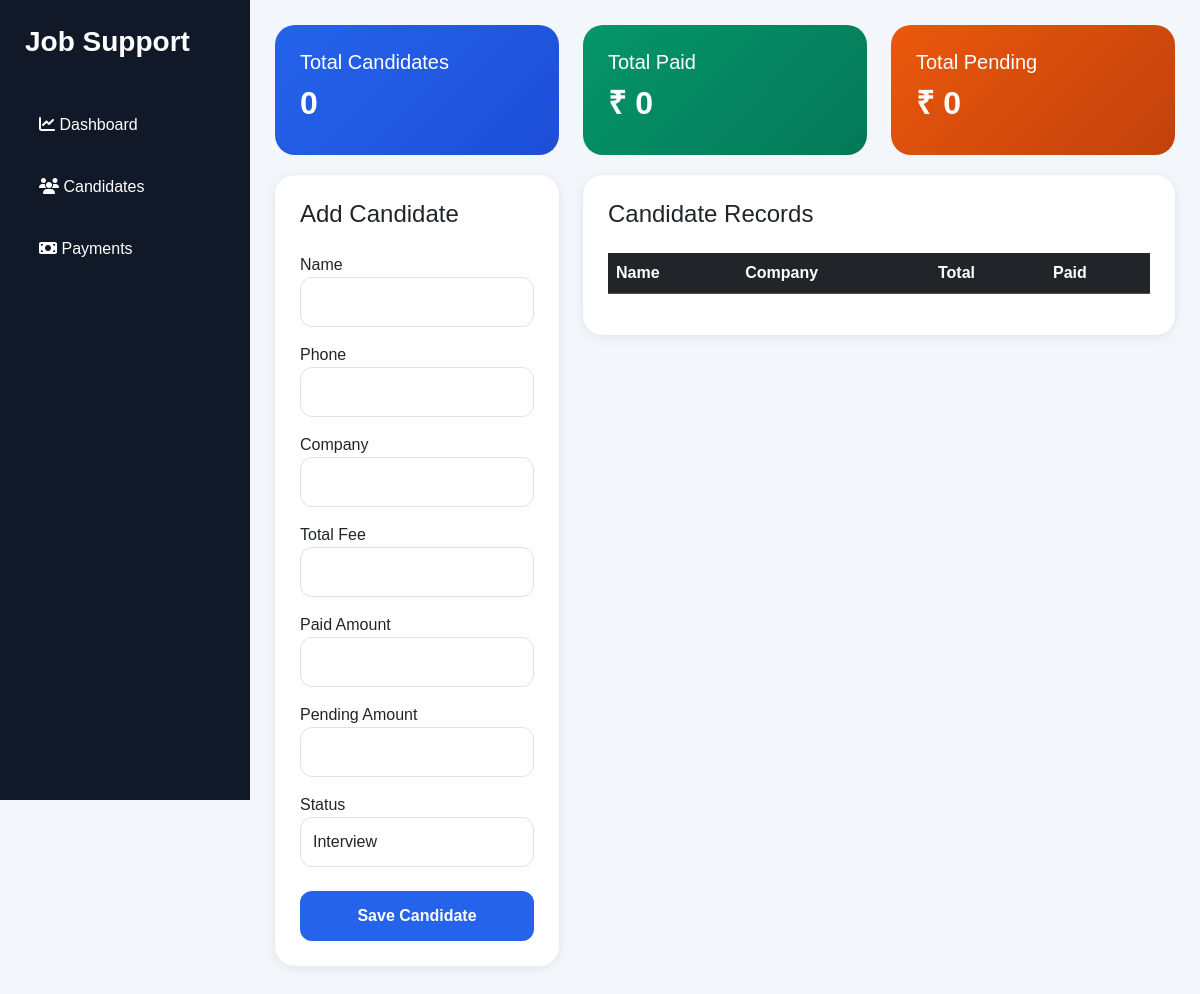
Before: / with the older database file.
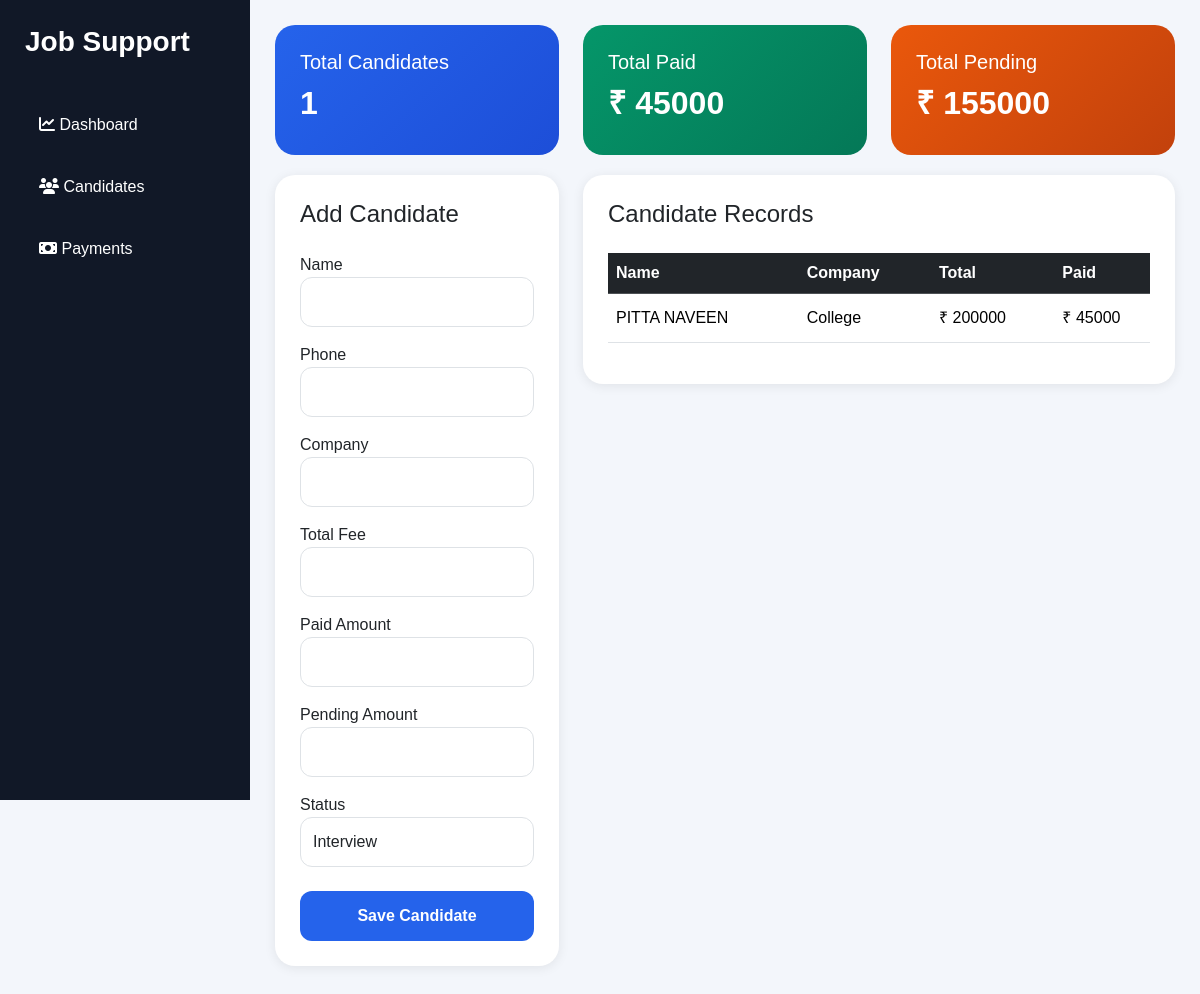
After: the same page with the newer database file.
### candidates/models.py (models this page shows, shortened)
class Candidate(models.Model):
    STATUS_CHOICES = [
        ('Interview', 'Interview'),
        ('Assessment', 'Assessment'),
        ('Technical Round', 'Technical Round'),
        ('HR Round', 'HR Round'),
        ('Selected', 'Selected'),
        ('Waiting For Offer', 'Waiting For Offer'),
        ('Offer Released', 'Offer Released'),
        ('Onboarding', 'Onboarding'),
        ('Welcome Mail', 'Welcome Mail'),
        ('Training', 'Training'),
        ('Completed', 'Completed'),
        ('Rejected', 'Rejected'),
    ]
    name = models.CharField(max_length=100)
    phone = models.CharField(max_length=20)
    company = models.CharField(max_length=100)
    total_fee = models.IntegerField()
    paid_amount = models.IntegerField()
    pending_amount = models.IntegerField()
    status = models.CharField(
        max_length=100,
        choices=STATUS_CHOICES
    )

### candidates/views.py (the view, shortened to what this page needs)
# urls.py: path('', home),
def home(request):
    data = Candidate.objects.all().order_by('-id')
    total_paid = sum(i.paid_amount for i in data)
    total_pending = sum(i.pending_amount for i in data)
    context = {
        'data': data,
        'total_paid': total_paid,
        'total_pending': total_pending,
    }
    return render(request, 'home.html', context)

### templates/home.html (shortened to what this page needs)
<!DOCTYPE html>
<html lang="en">
<head>
    <link href="https://cdn.jsdelivr.net/npm/bootstrap@5.3.3/dist/css/bootstrap.min.css" rel="stylesheet">
    <link href="https://cdnjs.cloudflare.com/ajax/libs/font-awesome/6.5.1/css/all.min.css" rel="stylesheet">
</head>
<body>
<div class="sidebar">
    <h2>Job Support</h2>
    <a href="#">
        <i class="fa fa-chart-line"></i>
        Dashboard
    </a>
    <a href="#">
        <i class="fa fa-users"></i>
        Candidates
    </a>
    <a href="#">
        <i class="fa fa-money-bill"></i>
        Payments
    </a>
</div>
<div class="main">
    <div class="row">
        <div class="col-lg-4">
            <div class="dashboard-card blue">
                <h5>Total Candidates</h5>
                <h2>{{ data|length }}</h2>
            </div>
        </div>
        <div class="col-lg-4">
            <div class="dashboard-card green">
                <h5>Total Paid</h5>
                <h2>₹ {{ total_paid }}</h2>
            </div>
        </div>
        <div class="col-lg-4">
            <div class="dashboard-card orange">
                <h5>Total Pending</h5>
                <h2>₹ {{ total_pending }}</h2>
            </div>
        </div>
    </div>
    <div class="row">
        <div class="col-lg-4">
            <div class="card-box">
                <h4 class="mb-4">
                    Add Candidate
                </h4>
                <form method="POST">
                    <div class="mb-3">
                        <label>Name</label>
                        <input type="text" name="name" class="form-control" required>
                    </div>
                    <div class="mb-3">
                        <label>Phone</label>
                        <input type="text" name="phone" class="form-control" required>
                    </div>
                    <div class="mb-3">
                        <label>Company</label>
                        <input type="text" name="company" class="form-control" required>
                    </div>
                    <div class="mb-3">
                        <label>Total Fee</label>
                        <input type="number" id="total_fee" name="total_fee" class="form-control" required>
                    </div>
                    <div class="mb-3">
                        <label>Paid Amount</label>
                        <input type="number" id="paid_amount" name="paid_amount" class="form-control" onkeyup="calculatePending()" required>
                    </div>
                    <div class="mb-3">
                        <label>Pending Amount</label>
                        <input type="number" id="pending_amount" name="pending_amount" class="form-control" readonly>
                    </div>
                    <div class="mb-4">
                        <label>Status</label>
                        <select name="status" class="form-control">
                            <option>Interview</option>
                        </select>
                    </div>
                    <button class="btn-save">
                        Save Candidate
                    </button>
                </form>
            </div>
        </div>
        <div class="col-lg-8">
            <div class="card-box">
                <h4 class="mb-4">
                    Candidate Records
                </h4>
                <div class="table-responsive">
                    <table class="table table-hover align-middle">
                        <thead class="table-dark">
                            <tr>
                                <th>Name</th>
                                <th>Company</th>
                                <th>Total</th>
                                <th>Paid</th>
                            </tr>
                        </thead>
                        <tbody>
                            {% for i in data %}
                            <tr>
                                <td>{{ i.name }}</td>
                                <td>{{ i.company }}</td>
                                <td>₹ {{ i.total_fee }}</td>
                                <td>₹ {{ i.paid_amount }}</td>
                            </tr>
                            {% endfor %}
                        </tbody>
                    </table>
                </div>
            </div>
        </div>
    </div>
</div>
</body>
</html>

### templates/home.html (style rules this page uses)
* { margin:0; padding:0; box-sizing:border-box; }
body { background:#f3f6fb; font-family:Arial, sans-serif; }
.sidebar { width:250px; height:100vh; background:#111827; position:fixed; left:0; top:0; padding:25px; color:white; overflow:auto; }
.sidebar h2 { margin-bottom:40px; font-size:28px; font-weight:bold; }
.sidebar a { display:block; text-decoration:none; color:white; padding:14px; margin-bottom:10px; border-radius:12px; transition:0.3s; }
.main { margin-left:250px; padding:25px; }
.dashboard-card { border-radius:20px; padding:25px; color:white; margin-bottom:20px; }
.blue { background:linear-gradient(135deg,#2563eb,#1d4ed8); }
.green { background:linear-gradient(135deg,#059669,#047857); }
.orange { background:linear-gradient(135deg,#ea580c,#c2410c); }
.dashboard-card h2 { margin-top:10px; font-weight:bold; }
.card-box { background:white; border-radius:20px; padding:25px; box-shadow:0 2px 12px rgba(0,0,0,0.08); margin-bottom:20px; }
.form-control { height:50px; border-radius:12px; }
select.form-control { height:50px; }
.btn-save { width:100%; height:50px; border:none; border-radius:12px; background:#2563eb; color:white; font-weight:bold; }
.table-responsive { overflow-x:auto; }
table { min-width:1000px; }

Changed rows visible on the page:
added Candidate: name "PITTA NAVEEN", company "College", total_fee "200000", paid_amount "45000"
Other visible differences:
{{ data|length }}: "0" → "1"
{{ total_paid }}: "0" → "45000"
{{ total_pending }}: "0" → "155000"
